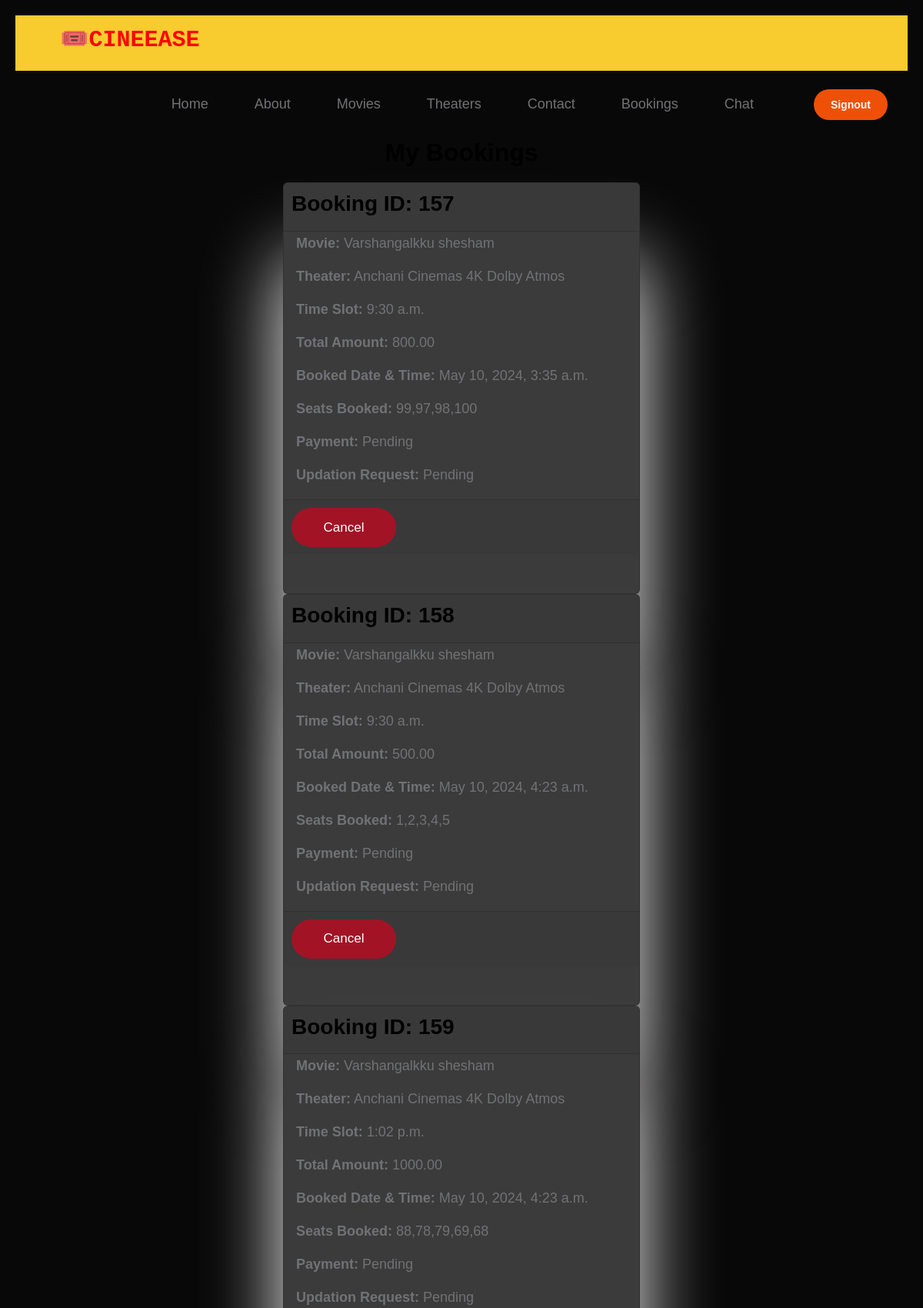
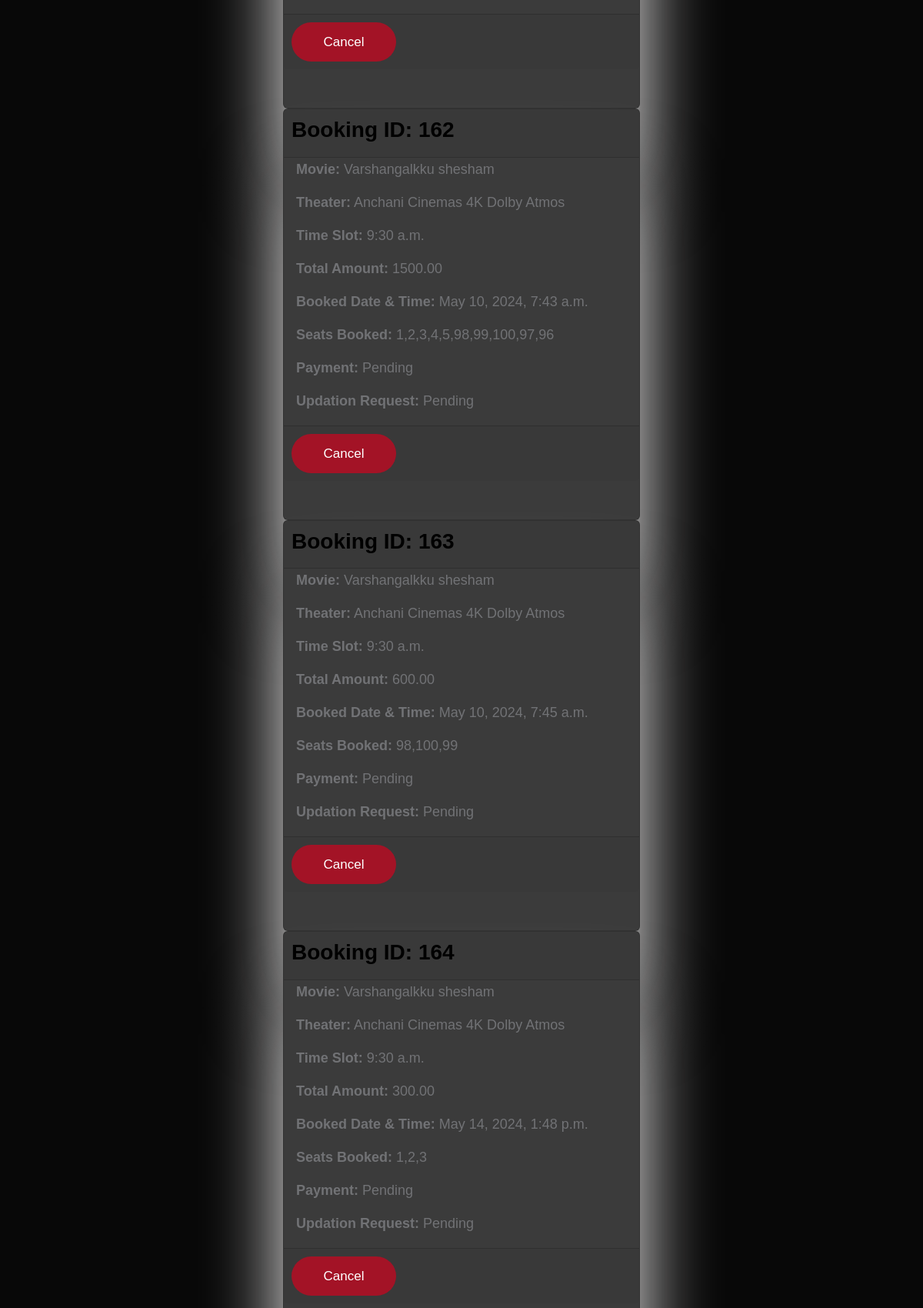
The page /user/bookings/ (signed in, upper part) on the database its author committed (2 pictures, top to bottom).
### theater_app/models.py (models this page shows, shortened)
class Booking(models.Model):
    user = models.ForeignKey(User, on_delete=models.CASCADE, null=True, blank=True)
    theater = models.ForeignKey(Theater, on_delete=models.CASCADE, null=True, blank=True)
    movie = models.ForeignKey(Movie, on_delete=models.CASCADE, null=True, blank=True)
    time_slot = models.CharField(max_length=20, null=True, blank=True)
    seats_booked = models.ManyToManyField(Seat, related_name='bookings', null=True, blank=True)
    booked_seat_numbers = models.CharField(max_length=255, null=True, blank=True)  # Field to store booked seat numbers
    total_amount = models.DecimalField(max_digits=10, decimal_places=2, null=True, blank=True)
    booking_time = models.DateTimeField(auto_now_add=True)

class Movie(models.Model):
    name = models.CharField(max_length=100)
    Description = models.CharField(max_length=200)
    image = models.ImageField(upload_to='pics/', null=True, blank=True)
    admin = models.ForeignKey(User, on_delete=models.CASCADE, related_name='movies_managed')

class Theater(models.Model):
    theater_name = models.CharField(max_length=255)
    movie = models.ForeignKey(Movie, on_delete=models.CASCADE, related_name='theaters')
    location = models.TextField(max_length=255)
    image = models.ImageField(upload_to='media/', null=True, blank=True)
    manager_theater = models.ForeignKey(User, on_delete=models.CASCADE, related_name='theaters_managed')
    time_slot_1 = models.TimeField(null=True, blank=True)
    time_slot_2 = models.TimeField(null=True, blank=True)
    time_slot_3 = models.TimeField(null=True, blank=True)
    time_slot_4 = models.TimeField(null=True, blank=True)

### theater_app/views.py (the view)
# urls.py: path('user/bookings/', views.user_bookings, name='user_bookings'),
@login_required
def user_bookings(request):
    bookings = Booking.objects.filter(user=request.user)
    context = {'bookings': bookings}
    return render(request, 'user/user_bookings.html', context)

### templates/user/user_bookings.html (shortened to what this page needs)
{% extends 'user/user_home.html' %}
{% load static %}
{% block content %}
<body>
    <h3>My Bookings</h3>
    {% if bookings %}
    {% for booking in bookings %}
    <div class="card">
        <div class="card-content">
            <div class="card-header">
                <h4>Booking ID: {{ booking.id }}</h4>
            </div>
            <div class="container">
                <p><strong>Movie:</strong> {{ booking.movie.name }}</p>
                <p><strong>Theater:</strong> {{ booking.theater.theater_name }}</p>
                <p><strong>Time Slot:</strong> {{ booking.time_slot }}</p>
                <p><strong>Total Amount:</strong> {{ booking.total_amount }}</p>
                <p><strong>Booked Date & Time:</strong> {{ booking.booking_time }}</p>
                <p><strong>Seats Booked:</strong> {{ booking.booked_seat_numbers }}</p>
                <p><strong>Payment:</strong> Pending</p>
                <p><strong>Updation Request:</strong> Pending</p>
            </div>
            <div class="card-footer">
                <form method="post" action="{% url 'delete_booking' booking.id %}">
                    <button type="submit" class="delete-btn">Cancel</button>
                </form>
            </div>
        </div>
    </div>
    {% endfor %}
    {% else %}
    <p class="no-bookings">No bookings found.</p>
    {% endif %}
</body>
{% endblock %}

### static/css/templatemo-festava-live.css (style rules this page uses)
:root { --white-color: #ffffff; --primary-color: #F8CB2E; --secondary-color: #EE5007; --section-bg-color: #f0f8ff; --custom-btn-bg-color: #EE5007; --custom-btn-bg-hover-color: #c01f27; --dark-color: #000000; --p-color: #717275; --border-color: #7fffd4; --link-hover-color: #B22727; --body-font-family: 'Outfit', sans-serif; --h1-font-size: 74px; --h2-font-size: 46px; --h3-font-size: 32px; --h4-font-size: 28px; --h5-font-size: 24px; --h6-font-size: 22px; --p-font-size: 18px; --btn-font-size: 14px; --copyright-font-size: 16px; --border-radius-large: 100px; --border-radius-medium: 20px; --border-radius-small: 10px; --font-weight-light: 300; --font-weight-normal: 400; --font-weight-bold: 700; }
body { background-color: var(--white-color); font-family: var(--body-font-family); }
h2, h3, h4, h5, h6 { color: var(--dark-color); }
h1, h2, h3, h4, h5, h6 { font-weight: var(--font-weight-bold); }
h3 { font-size: var(--h3-font-size); }
h4 { font-size: var(--h4-font-size); }
p { color: var(--p-color); font-size: var(--p-font-size); font-weight: var(--font-weight-light); }
a, button { touch-action: manipulation; transition: all 0.3s; }
b, strong { font-weight: var(--font-weight-bold); }

### templates/user/user_bookings.html (style rules this page uses)
body { font-family: Arial, sans-serif; background-color: #080808; padding: 20px; margin-bottom: 50px; }
.card { background-color: #3b3b3b; box-shadow: 0px 100px 100px 0px rgb(248, 247, 247); transition: 0.3s; width: 40%; margin-top: -50px; margin: auto; }
.container { padding: 2px 16px; }
h3 { text-align: center; margin-bottom: 20px; }
.card-content { display: flex; flex-direction: column; justify-content: space-between; }
.card-header, .card-body { padding: 10px; }
.card-footer { display: flex; justify-content: space-between; align-items: center; padding: 10px; margin-bottom: 50px; }
.delete-btn { background-color: #ff0404; color: white; border: none; padding: 8px 12px; border-radius: 4px; cursor: pointer; transition: background-color 0.3s; }
.delete-btn { height: 3em; width: 8em; border: none; border-radius: 10em; background: #a31326; font-size: 17px; color: #ffffff; font-family: inherit; font-weight: 500; }

### rows shown on the page
Booking: id "157", movie.name "Varshangalkku shesham", theater.theater_name "Anchani Cinemas 4K Dolby Atmos", time_slot "9:30 a.m.", total_amount "800.00", booking_time "May 10, 2024, 3:35 a.m.", booked_seat_numbers "99,97,98,100"
Booking: id "158", movie.name "Varshangalkku shesham", theater.theater_name "Anchani Cinemas 4K Dolby Atmos", time_slot "9:30 a.m.", total_amount "500.00", booking_time "May 10, 2024, 4:23 a.m.", booked_seat_numbers "1,2,3,4,5"
Booking: id "159", movie.name "Varshangalkku shesham", theater.theater_name "Anchani Cinemas 4K Dolby Atmos", time_slot "1:02 p.m.", total_amount "1000.00", booking_time "May 10, 2024, 4:23 a.m.", booked_seat_numbers "88,78,79,69,68"
Booking: id "162", movie.name "Varshangalkku shesham", theater.theater_name "Anchani Cinemas 4K Dolby Atmos", time_slot "9:30 a.m.", total_amount "1500.00", booking_time "May 10, 2024, 7:43 a.m.", booked_seat_numbers "1,2,3,4,5,98,99,100,97,96"
Booking: id "163", movie.name "Varshangalkku shesham", theater.theater_name "Anchani Cinemas 4K Dolby Atmos", time_slot "9:30 a.m.", total_amount "600.00", booking_time "May 10, 2024, 7:45 a.m.", booked_seat_numbers "98,100,99"
Booking: id "164", movie.name "Varshangalkku shesham", theater.theater_name "Anchani Cinemas 4K Dolby Atmos", time_slot "9:30 a.m.", total_amount "300.00", booking_time "May 14, 2024, 1:48 p.m.", booked_seat_numbers "1,2,3"
